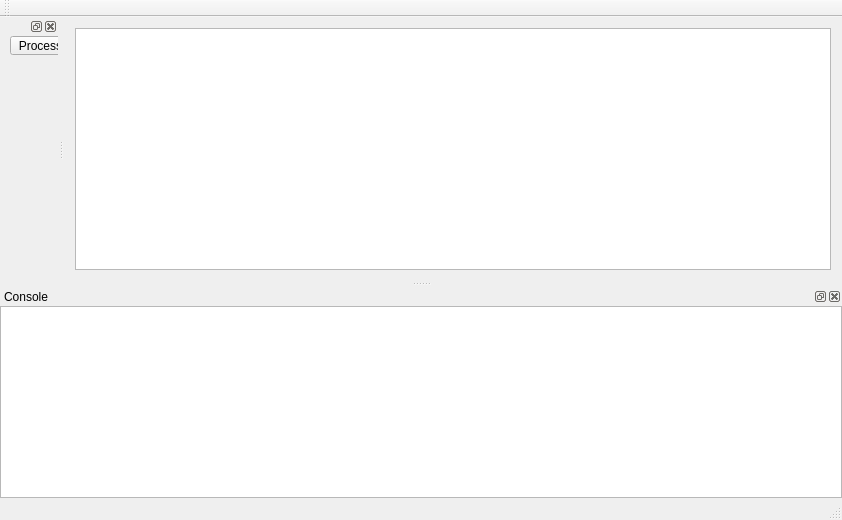
<?xml version="1.0" encoding="UTF-8"?>
<ui version="4.0">
 <class>Galaxy1Class</class>
 <widget class="QMainWindow" name="Galaxy1Class">
  <property name="geometry">
   <rect>
    <x>0</x>
    <y>0</y>
    <width>842</width>
    <height>520</height>
   </rect>
  </property>
  <property name="windowTitle">
   <string>Galaxy1</string>
  </property>
  <widget class="QWidget" name="centralWidget">
   <layout class="QHBoxLayout" name="horizontalLayout_2">
    <item>
     <widget class="UglyGraphicsView" name="graphicsView"/>
    </item>
   </layout>
  </widget>
  <widget class="QMenuBar" name="menuBar">
   <property name="geometry">
    <rect>
     <x>0</x>
     <y>0</y>
     <width>842</width>
     <height>21</height>
    </rect>
   </property>
  </widget>
  <widget class="QToolBar" name="mainToolBar">
   <attribute name="toolBarArea">
    <enum>TopToolBarArea</enum>
   </attribute>
   <attribute name="toolBarBreak">
    <bool>false</bool>
   </attribute>
  </widget>
  <widget class="QStatusBar" name="statusBar"/>
  <widget class="QDockWidget" name="dockWidget">
   <property name="windowTitle">
    <string>Console</string>
   </property>
   <attribute name="dockWidgetArea">
    <number>8</number>
   </attribute>
   <widget class="QWidget" name="dockWidgetContents">
    <layout class="QHBoxLayout" name="horizontalLayout">
     <property name="spacing">
      <number>0</number>
     </property>
     <property name="margin">
      <number>0</number>
     </property>
     <item>
      <widget class="QTextEdit" name="consoleWidget">
       <property name="enabled">
        <bool>true</bool>
       </property>
      </widget>
     </item>
    </layout>
   </widget>
  </widget>
  <widget class="QDockWidget" name="dockWidget_2">
   <attribute name="dockWidgetArea">
    <number>1</number>
   </attribute>
   <widget class="QWidget" name="dockWidgetContents_2">
    <widget class="QToolButton" name="processButton">
     <property name="geometry">
      <rect>
       <x>10</x>
       <y>0</y>
       <width>61</width>
       <height>19</height>
      </rect>
     </property>
     <property name="text">
      <string>Process</string>
     </property>
     <property name="checkable">
      <bool>true</bool>
     </property>
     <property name="checked">
      <bool>false</bool>
     </property>
    </widget>
   </widget>
  </widget>
 </widget>
 <layoutdefault spacing="6" margin="11"/>
 <customwidgets>
  <customwidget>
   <class>UglyGraphicsView</class>
   <extends>QGraphicsView</extends>
   <header>Ugly/uglygraphicsview.h</header>
  </customwidget>
 </customwidgets>
 <resources>
  <include location="galaxy1.qrc"/>
 </resources>
 <connections/>
</ui>
